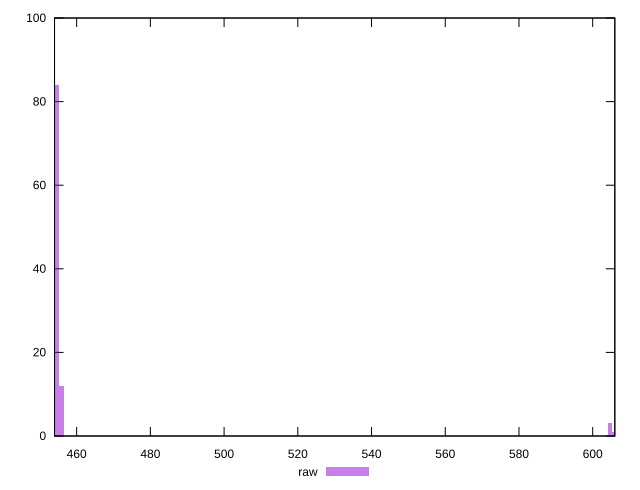

gnuplot code for this plot:
reset

$raw <<EOF
454.5143345565493 84
604.7016798882786 3
455.8317674103364 12
606.0191127420658 1
EOF

set key outside below
set boxwidth 1.3174328537870994
set xrange [454:606]
set yrange [0:100]
set trange [0:100]
set style fill transparent solid 0.5 noborder
set terminal svg size 640, 490 enhanced background rgb 'white'
set output "report_00008_2021-01-22T20:58:29.167/uses-rel-preload/samples/pages+cached+noadtech/raw/histogram.svg"

plot $raw title "raw" with boxes

reset
